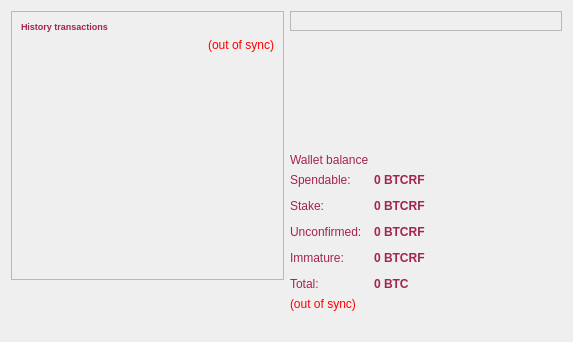
<?xml version="1.0" encoding="UTF-8"?>
<ui version="4.0">
 <class>OverviewPage</class>
 <widget class="QWidget" name="OverviewPage">
  <property name="geometry">
   <rect>
    <x>0</x>
    <y>0</y>
    <width>573</width>
    <height>342</height>
   </rect>
  </property>
  <property name="windowTitle">
   <string>Form</string>
  </property>
  <layout class="QHBoxLayout" name="horizontalLayout" stretch="1,1">
   <item>
    <layout class="QVBoxLayout" name="verticalLayout_2">
     <item>
      <widget class="QFrame" name="frame">
       <property name="frameShape">
        <enum>QFrame::StyledPanel</enum>
       </property>
       <property name="frameShadow">
        <enum>QFrame::Raised</enum>
       </property>
       <layout class="QVBoxLayout" name="verticalLayout_4">
        <item>
         <layout class="QHBoxLayout" name="horizontalLayout_4"/>
        </item>
        <item>
         <widget class="QLabel" name="label_4">
          <property name="palette">
           <palette>
            <active>
             <colorrole role="WindowText">
              <brush brushstyle="SolidPattern">
               <color alpha="255">
                <red>164</red>
                <green>35</green>
                <blue>82</blue>
               </color>
              </brush>
             </colorrole>
             <colorrole role="Text">
              <brush brushstyle="SolidPattern">
               <color alpha="255">
                <red>164</red>
                <green>35</green>
                <blue>82</blue>
               </color>
              </brush>
             </colorrole>
            </active>
            <inactive>
             <colorrole role="WindowText">
              <brush brushstyle="SolidPattern">
               <color alpha="255">
                <red>164</red>
                <green>35</green>
                <blue>82</blue>
               </color>
              </brush>
             </colorrole>
             <colorrole role="Text">
              <brush brushstyle="SolidPattern">
               <color alpha="255">
                <red>164</red>
                <green>35</green>
                <blue>82</blue>
               </color>
              </brush>
             </colorrole>
            </inactive>
            <disabled>
             <colorrole role="WindowText">
              <brush brushstyle="SolidPattern">
               <color alpha="255">
                <red>120</red>
                <green>120</green>
                <blue>120</blue>
               </color>
              </brush>
             </colorrole>
             <colorrole role="Text">
              <brush brushstyle="SolidPattern">
               <color alpha="255">
                <red>120</red>
                <green>120</green>
                <blue>120</blue>
               </color>
              </brush>
             </colorrole>
            </disabled>
           </palette>
          </property>
          <property name="font">
           <font>
            <pointsize>7</pointsize>
           </font>
          </property>
          <property name="text">
           <string>&lt;html&gt;&lt;head/&gt;&lt;body&gt;&lt;p&gt;&lt;span style=&quot; font-weight:600;&quot;&gt;History transactions&lt;/span&gt;&lt;/p&gt;&lt;/body&gt;&lt;/html&gt;</string>
          </property>
         </widget>
        </item>
        <item>
         <widget class="QLabel" name="labelTransactionsStatus">
          <property name="toolTip">
           <string>The displayed information may be out of date. Your wallet automatically synchronizes with the BitcoinRefill network after a connection is established, but this process has not completed yet.</string>
          </property>
          <property name="styleSheet">
           <string notr="true">QLabel { color: red; }</string>
          </property>
          <property name="text">
           <string notr="true">(out of sync)</string>
          </property>
          <property name="alignment">
           <set>Qt::AlignRight|Qt::AlignTrailing|Qt::AlignVCenter</set>
          </property>
         </widget>
        </item>
        <item>
         <widget class="QListView" name="listTransactions">
          <property name="styleSheet">
           <string notr="true">QListView { background: transparent; }</string>
          </property>
          <property name="frameShape">
           <enum>QFrame::NoFrame</enum>
          </property>
          <property name="verticalScrollBarPolicy">
           <enum>Qt::ScrollBarAlwaysOff</enum>
          </property>
          <property name="horizontalScrollBarPolicy">
           <enum>Qt::ScrollBarAlwaysOff</enum>
          </property>
          <property name="selectionMode">
           <enum>QAbstractItemView::NoSelection</enum>
          </property>
         </widget>
        </item>
        <item>
         <spacer name="horizontalSpacer">
          <property name="orientation">
           <enum>Qt::Horizontal</enum>
          </property>
          <property name="sizeHint" stdset="0">
           <size>
            <width>40</width>
            <height>20</height>
           </size>
          </property>
         </spacer>
        </item>
       </layout>
      </widget>
     </item>
     <item>
      <spacer name="verticalSpacer">
       <property name="orientation">
        <enum>Qt::Vertical</enum>
       </property>
       <property name="sizeHint" stdset="0">
        <size>
         <width>20</width>
         <height>40</height>
        </size>
       </property>
      </spacer>
     </item>
    </layout>
   </item>
   <item>
    <layout class="QVBoxLayout" name="verticalLayout_3">
     <item>
      <widget class="QFrame" name="frame_2">
       <property name="frameShape">
        <enum>QFrame::StyledPanel</enum>
       </property>
       <property name="frameShadow">
        <enum>QFrame::Raised</enum>
       </property>
       <layout class="QVBoxLayout" name="verticalLayout">
        <item>
         <layout class="QHBoxLayout" name="horizontalLayout_2"/>
        </item>
       </layout>
      </widget>
     </item>
     <item>
      <spacer name="verticalSpacer_2">
       <property name="orientation">
        <enum>Qt::Vertical</enum>
       </property>
       <property name="sizeHint" stdset="0">
        <size>
         <width>20</width>
         <height>40</height>
        </size>
       </property>
      </spacer>
     </item>
     <item>
      <widget class="QLabel" name="label_5">
       <property name="palette">
        <palette>
         <active>
          <colorrole role="WindowText">
           <brush brushstyle="SolidPattern">
            <color alpha="255">
             <red>164</red>
             <green>35</green>
             <blue>82</blue>
            </color>
           </brush>
          </colorrole>
          <colorrole role="Text">
           <brush brushstyle="SolidPattern">
            <color alpha="255">
             <red>164</red>
             <green>35</green>
             <blue>82</blue>
            </color>
           </brush>
          </colorrole>
         </active>
         <inactive>
          <colorrole role="WindowText">
           <brush brushstyle="SolidPattern">
            <color alpha="255">
             <red>164</red>
             <green>35</green>
             <blue>82</blue>
            </color>
           </brush>
          </colorrole>
          <colorrole role="Text">
           <brush brushstyle="SolidPattern">
            <color alpha="255">
             <red>164</red>
             <green>35</green>
             <blue>82</blue>
            </color>
           </brush>
          </colorrole>
         </inactive>
         <disabled>
          <colorrole role="WindowText">
           <brush brushstyle="SolidPattern">
            <color alpha="255">
             <red>120</red>
             <green>120</green>
             <blue>120</blue>
            </color>
           </brush>
          </colorrole>
          <colorrole role="Text">
           <brush brushstyle="SolidPattern">
            <color alpha="255">
             <red>120</red>
             <green>120</green>
             <blue>120</blue>
            </color>
           </brush>
          </colorrole>
         </disabled>
        </palette>
       </property>
       <property name="font">
        <font>
         <pointsize>9</pointsize>
         <weight>50</weight>
         <bold>false</bold>
        </font>
       </property>
       <property name="text">
        <string>Wallet balance</string>
       </property>
      </widget>
     </item>
     <item>
      <layout class="QFormLayout" name="formLayout_2">
       <property name="fieldGrowthPolicy">
        <enum>QFormLayout::AllNonFixedFieldsGrow</enum>
       </property>
       <property name="horizontalSpacing">
        <number>12</number>
       </property>
       <property name="verticalSpacing">
        <number>12</number>
       </property>
       <item row="0" column="0">
        <widget class="QLabel" name="label">
         <property name="palette">
          <palette>
           <active>
            <colorrole role="WindowText">
             <brush brushstyle="SolidPattern">
              <color alpha="255">
               <red>164</red>
               <green>35</green>
               <blue>82</blue>
              </color>
             </brush>
            </colorrole>
            <colorrole role="Text">
             <brush brushstyle="SolidPattern">
              <color alpha="255">
               <red>164</red>
               <green>35</green>
               <blue>82</blue>
              </color>
             </brush>
            </colorrole>
           </active>
           <inactive>
            <colorrole role="WindowText">
             <brush brushstyle="SolidPattern">
              <color alpha="255">
               <red>164</red>
               <green>35</green>
               <blue>82</blue>
              </color>
             </brush>
            </colorrole>
            <colorrole role="Text">
             <brush brushstyle="SolidPattern">
              <color alpha="255">
               <red>164</red>
               <green>35</green>
               <blue>82</blue>
              </color>
             </brush>
            </colorrole>
           </inactive>
           <disabled>
            <colorrole role="WindowText">
             <brush brushstyle="SolidPattern">
              <color alpha="255">
               <red>120</red>
               <green>120</green>
               <blue>120</blue>
              </color>
             </brush>
            </colorrole>
            <colorrole role="Text">
             <brush brushstyle="SolidPattern">
              <color alpha="255">
               <red>120</red>
               <green>120</green>
               <blue>120</blue>
              </color>
             </brush>
            </colorrole>
           </disabled>
          </palette>
         </property>
         <property name="text">
          <string>Spendable:</string>
         </property>
        </widget>
       </item>
       <item row="0" column="1">
        <widget class="QLabel" name="labelBalance">
         <property name="palette">
          <palette>
           <active>
            <colorrole role="WindowText">
             <brush brushstyle="SolidPattern">
              <color alpha="255">
               <red>164</red>
               <green>35</green>
               <blue>82</blue>
              </color>
             </brush>
            </colorrole>
            <colorrole role="Text">
             <brush brushstyle="SolidPattern">
              <color alpha="255">
               <red>164</red>
               <green>35</green>
               <blue>82</blue>
              </color>
             </brush>
            </colorrole>
           </active>
           <inactive>
            <colorrole role="WindowText">
             <brush brushstyle="SolidPattern">
              <color alpha="255">
               <red>164</red>
               <green>35</green>
               <blue>82</blue>
              </color>
             </brush>
            </colorrole>
            <colorrole role="Text">
             <brush brushstyle="SolidPattern">
              <color alpha="255">
               <red>164</red>
               <green>35</green>
               <blue>82</blue>
              </color>
             </brush>
            </colorrole>
           </inactive>
           <disabled>
            <colorrole role="WindowText">
             <brush brushstyle="SolidPattern">
              <color alpha="255">
               <red>120</red>
               <green>120</green>
               <blue>120</blue>
              </color>
             </brush>
            </colorrole>
            <colorrole role="Text">
             <brush brushstyle="SolidPattern">
              <color alpha="255">
               <red>120</red>
               <green>120</green>
               <blue>120</blue>
              </color>
             </brush>
            </colorrole>
           </disabled>
          </palette>
         </property>
         <property name="font">
          <font>
           <weight>75</weight>
           <bold>true</bold>
          </font>
         </property>
         <property name="cursor">
          <cursorShape>IBeamCursor</cursorShape>
         </property>
         <property name="toolTip">
          <string>Your current spendable balance</string>
         </property>
         <property name="text">
          <string notr="true">0 BTCRF</string>
         </property>
         <property name="textInteractionFlags">
          <set>Qt::LinksAccessibleByMouse|Qt::TextSelectableByKeyboard|Qt::TextSelectableByMouse</set>
         </property>
        </widget>
       </item>
       <item row="1" column="0">
        <widget class="QLabel" name="label_6">
         <property name="palette">
          <palette>
           <active>
            <colorrole role="WindowText">
             <brush brushstyle="SolidPattern">
              <color alpha="255">
               <red>164</red>
               <green>35</green>
               <blue>82</blue>
              </color>
             </brush>
            </colorrole>
            <colorrole role="Text">
             <brush brushstyle="SolidPattern">
              <color alpha="255">
               <red>164</red>
               <green>35</green>
               <blue>82</blue>
              </color>
             </brush>
            </colorrole>
           </active>
           <inactive>
            <colorrole role="WindowText">
             <brush brushstyle="SolidPattern">
              <color alpha="255">
               <red>164</red>
               <green>35</green>
               <blue>82</blue>
              </color>
             </brush>
            </colorrole>
            <colorrole role="Text">
             <brush brushstyle="SolidPattern">
              <color alpha="255">
               <red>164</red>
               <green>35</green>
               <blue>82</blue>
              </color>
             </brush>
            </colorrole>
           </inactive>
           <disabled>
            <colorrole role="WindowText">
             <brush brushstyle="SolidPattern">
              <color alpha="255">
               <red>120</red>
               <green>120</green>
               <blue>120</blue>
              </color>
             </brush>
            </colorrole>
            <colorrole role="Text">
             <brush brushstyle="SolidPattern">
              <color alpha="255">
               <red>120</red>
               <green>120</green>
               <blue>120</blue>
              </color>
             </brush>
            </colorrole>
           </disabled>
          </palette>
         </property>
         <property name="text">
          <string>Stake:</string>
         </property>
        </widget>
       </item>
       <item row="1" column="1">
        <widget class="QLabel" name="labelStake">
         <property name="palette">
          <palette>
           <active>
            <colorrole role="WindowText">
             <brush brushstyle="SolidPattern">
              <color alpha="255">
               <red>164</red>
               <green>35</green>
               <blue>82</blue>
              </color>
             </brush>
            </colorrole>
            <colorrole role="Text">
             <brush brushstyle="SolidPattern">
              <color alpha="255">
               <red>164</red>
               <green>35</green>
               <blue>82</blue>
              </color>
             </brush>
            </colorrole>
           </active>
           <inactive>
            <colorrole role="WindowText">
             <brush brushstyle="SolidPattern">
              <color alpha="255">
               <red>164</red>
               <green>35</green>
               <blue>82</blue>
              </color>
             </brush>
            </colorrole>
            <colorrole role="Text">
             <brush brushstyle="SolidPattern">
              <color alpha="255">
               <red>164</red>
               <green>35</green>
               <blue>82</blue>
              </color>
             </brush>
            </colorrole>
           </inactive>
           <disabled>
            <colorrole role="WindowText">
             <brush brushstyle="SolidPattern">
              <color alpha="255">
               <red>120</red>
               <green>120</green>
               <blue>120</blue>
              </color>
             </brush>
            </colorrole>
            <colorrole role="Text">
             <brush brushstyle="SolidPattern">
              <color alpha="255">
               <red>120</red>
               <green>120</green>
               <blue>120</blue>
              </color>
             </brush>
            </colorrole>
           </disabled>
          </palette>
         </property>
         <property name="font">
          <font>
           <weight>75</weight>
           <bold>true</bold>
          </font>
         </property>
         <property name="cursor">
          <cursorShape>IBeamCursor</cursorShape>
         </property>
         <property name="toolTip">
          <string>Total of coins that was staked, and do not yet count toward the current balance</string>
         </property>
         <property name="text">
          <string notr="true">0 BTCRF</string>
         </property>
         <property name="textInteractionFlags">
          <set>Qt::LinksAccessibleByMouse|Qt::TextSelectableByKeyboard|Qt::TextSelectableByMouse</set>
         </property>
        </widget>
       </item>
       <item row="2" column="0">
        <widget class="QLabel" name="label_3">
         <property name="palette">
          <palette>
           <active>
            <colorrole role="WindowText">
             <brush brushstyle="SolidPattern">
              <color alpha="255">
               <red>164</red>
               <green>35</green>
               <blue>82</blue>
              </color>
             </brush>
            </colorrole>
            <colorrole role="Text">
             <brush brushstyle="SolidPattern">
              <color alpha="255">
               <red>164</red>
               <green>35</green>
               <blue>82</blue>
              </color>
             </brush>
            </colorrole>
           </active>
           <inactive>
            <colorrole role="WindowText">
             <brush brushstyle="SolidPattern">
              <color alpha="255">
               <red>164</red>
               <green>35</green>
               <blue>82</blue>
              </color>
             </brush>
            </colorrole>
            <colorrole role="Text">
             <brush brushstyle="SolidPattern">
              <color alpha="255">
               <red>164</red>
               <green>35</green>
               <blue>82</blue>
              </color>
             </brush>
            </colorrole>
           </inactive>
           <disabled>
            <colorrole role="WindowText">
             <brush brushstyle="SolidPattern">
              <color alpha="255">
               <red>120</red>
               <green>120</green>
               <blue>120</blue>
              </color>
             </brush>
            </colorrole>
            <colorrole role="Text">
             <brush brushstyle="SolidPattern">
              <color alpha="255">
               <red>120</red>
               <green>120</green>
               <blue>120</blue>
              </color>
             </brush>
            </colorrole>
           </disabled>
          </palette>
         </property>
         <property name="text">
          <string>Unconfirmed:</string>
         </property>
        </widget>
       </item>
       <item row="2" column="1">
        <widget class="QLabel" name="labelUnconfirmed">
         <property name="palette">
          <palette>
           <active>
            <colorrole role="WindowText">
             <brush brushstyle="SolidPattern">
              <color alpha="255">
               <red>164</red>
               <green>35</green>
               <blue>82</blue>
              </color>
             </brush>
            </colorrole>
            <colorrole role="Text">
             <brush brushstyle="SolidPattern">
              <color alpha="255">
               <red>164</red>
               <green>35</green>
               <blue>82</blue>
              </color>
             </brush>
            </colorrole>
           </active>
           <inactive>
            <colorrole role="WindowText">
             <brush brushstyle="SolidPattern">
              <color alpha="255">
               <red>164</red>
               <green>35</green>
               <blue>82</blue>
              </color>
             </brush>
            </colorrole>
            <colorrole role="Text">
             <brush brushstyle="SolidPattern">
              <color alpha="255">
               <red>164</red>
               <green>35</green>
               <blue>82</blue>
              </color>
             </brush>
            </colorrole>
           </inactive>
           <disabled>
            <colorrole role="WindowText">
             <brush brushstyle="SolidPattern">
              <color alpha="255">
               <red>120</red>
               <green>120</green>
               <blue>120</blue>
              </color>
             </brush>
            </colorrole>
            <colorrole role="Text">
             <brush brushstyle="SolidPattern">
              <color alpha="255">
               <red>120</red>
               <green>120</green>
               <blue>120</blue>
              </color>
             </brush>
            </colorrole>
           </disabled>
          </palette>
         </property>
         <property name="font">
          <font>
           <weight>75</weight>
           <bold>true</bold>
          </font>
         </property>
         <property name="cursor">
          <cursorShape>IBeamCursor</cursorShape>
         </property>
         <property name="toolTip">
          <string>Total of transactions that have yet to be confirmed, and do not yet count toward the current balance</string>
         </property>
         <property name="text">
          <string notr="true">0 BTCRF</string>
         </property>
         <property name="textInteractionFlags">
          <set>Qt::LinksAccessibleByMouse|Qt::TextSelectableByKeyboard|Qt::TextSelectableByMouse</set>
         </property>
        </widget>
       </item>
       <item row="3" column="0">
        <widget class="QLabel" name="labelImmatureText">
         <property name="palette">
          <palette>
           <active>
            <colorrole role="WindowText">
             <brush brushstyle="SolidPattern">
              <color alpha="255">
               <red>164</red>
               <green>35</green>
               <blue>82</blue>
              </color>
             </brush>
            </colorrole>
            <colorrole role="Text">
             <brush brushstyle="SolidPattern">
              <color alpha="255">
               <red>164</red>
               <green>35</green>
               <blue>82</blue>
              </color>
             </brush>
            </colorrole>
           </active>
           <inactive>
            <colorrole role="WindowText">
             <brush brushstyle="SolidPattern">
              <color alpha="255">
               <red>164</red>
               <green>35</green>
               <blue>82</blue>
              </color>
             </brush>
            </colorrole>
            <colorrole role="Text">
             <brush brushstyle="SolidPattern">
              <color alpha="255">
               <red>164</red>
               <green>35</green>
               <blue>82</blue>
              </color>
             </brush>
            </colorrole>
           </inactive>
           <disabled>
            <colorrole role="WindowText">
             <brush brushstyle="SolidPattern">
              <color alpha="255">
               <red>120</red>
               <green>120</green>
               <blue>120</blue>
              </color>
             </brush>
            </colorrole>
            <colorrole role="Text">
             <brush brushstyle="SolidPattern">
              <color alpha="255">
               <red>120</red>
               <green>120</green>
               <blue>120</blue>
              </color>
             </brush>
            </colorrole>
           </disabled>
          </palette>
         </property>
         <property name="text">
          <string>Immature:</string>
         </property>
        </widget>
       </item>
       <item row="3" column="1">
        <widget class="QLabel" name="labelImmature">
         <property name="palette">
          <palette>
           <active>
            <colorrole role="WindowText">
             <brush brushstyle="SolidPattern">
              <color alpha="255">
               <red>164</red>
               <green>35</green>
               <blue>82</blue>
              </color>
             </brush>
            </colorrole>
            <colorrole role="Text">
             <brush brushstyle="SolidPattern">
              <color alpha="255">
               <red>164</red>
               <green>35</green>
               <blue>82</blue>
              </color>
             </brush>
            </colorrole>
           </active>
           <inactive>
            <colorrole role="WindowText">
             <brush brushstyle="SolidPattern">
              <color alpha="255">
               <red>164</red>
               <green>35</green>
               <blue>82</blue>
              </color>
             </brush>
            </colorrole>
            <colorrole role="Text">
             <brush brushstyle="SolidPattern">
              <color alpha="255">
               <red>164</red>
               <green>35</green>
               <blue>82</blue>
              </color>
             </brush>
            </colorrole>
           </inactive>
           <disabled>
            <colorrole role="WindowText">
             <brush brushstyle="SolidPattern">
              <color alpha="255">
               <red>120</red>
               <green>120</green>
               <blue>120</blue>
              </color>
             </brush>
            </colorrole>
            <colorrole role="Text">
             <brush brushstyle="SolidPattern">
              <color alpha="255">
               <red>120</red>
               <green>120</green>
               <blue>120</blue>
              </color>
             </brush>
            </colorrole>
           </disabled>
          </palette>
         </property>
         <property name="font">
          <font>
           <weight>75</weight>
           <bold>true</bold>
          </font>
         </property>
         <property name="toolTip">
          <string>Mined balance that has not yet matured</string>
         </property>
         <property name="text">
          <string notr="true">0 BTCRF</string>
         </property>
         <property name="textInteractionFlags">
          <set>Qt::LinksAccessibleByMouse|Qt::TextSelectableByKeyboard|Qt::TextSelectableByMouse</set>
         </property>
        </widget>
       </item>
       <item row="4" column="0">
        <widget class="QLabel" name="labelTotalText">
         <property name="palette">
          <palette>
           <active>
            <colorrole role="WindowText">
             <brush brushstyle="SolidPattern">
              <color alpha="255">
               <red>164</red>
               <green>35</green>
               <blue>82</blue>
              </color>
             </brush>
            </colorrole>
            <colorrole role="Text">
             <brush brushstyle="SolidPattern">
              <color alpha="255">
               <red>164</red>
               <green>35</green>
               <blue>82</blue>
              </color>
             </brush>
            </colorrole>
           </active>
           <inactive>
            <colorrole role="WindowText">
             <brush brushstyle="SolidPattern">
              <color alpha="255">
               <red>164</red>
               <green>35</green>
               <blue>82</blue>
              </color>
             </brush>
            </colorrole>
            <colorrole role="Text">
             <brush brushstyle="SolidPattern">
              <color alpha="255">
               <red>164</red>
               <green>35</green>
               <blue>82</blue>
              </color>
             </brush>
            </colorrole>
           </inactive>
           <disabled>
            <colorrole role="WindowText">
             <brush brushstyle="SolidPattern">
              <color alpha="255">
               <red>120</red>
               <green>120</green>
               <blue>120</blue>
              </color>
             </brush>
            </colorrole>
            <colorrole role="Text">
             <brush brushstyle="SolidPattern">
              <color alpha="255">
               <red>120</red>
               <green>120</green>
               <blue>120</blue>
              </color>
             </brush>
            </colorrole>
           </disabled>
          </palette>
         </property>
         <property name="text">
          <string>Total:</string>
         </property>
        </widget>
       </item>
       <item row="4" column="1">
        <widget class="QLabel" name="labelTotal">
         <property name="palette">
          <palette>
           <active>
            <colorrole role="WindowText">
             <brush brushstyle="SolidPattern">
              <color alpha="255">
               <red>164</red>
               <green>35</green>
               <blue>82</blue>
              </color>
             </brush>
            </colorrole>
            <colorrole role="Text">
             <brush brushstyle="SolidPattern">
              <color alpha="255">
               <red>164</red>
               <green>35</green>
               <blue>82</blue>
              </color>
             </brush>
            </colorrole>
           </active>
           <inactive>
            <colorrole role="WindowText">
             <brush brushstyle="SolidPattern">
              <color alpha="255">
               <red>164</red>
               <green>35</green>
               <blue>82</blue>
              </color>
             </brush>
            </colorrole>
            <colorrole role="Text">
             <brush brushstyle="SolidPattern">
              <color alpha="255">
               <red>164</red>
               <green>35</green>
               <blue>82</blue>
              </color>
             </brush>
            </colorrole>
           </inactive>
           <disabled>
            <colorrole role="WindowText">
             <brush brushstyle="SolidPattern">
              <color alpha="255">
               <red>120</red>
               <green>120</green>
               <blue>120</blue>
              </color>
             </brush>
            </colorrole>
            <colorrole role="Text">
             <brush brushstyle="SolidPattern">
              <color alpha="255">
               <red>120</red>
               <green>120</green>
               <blue>120</blue>
              </color>
             </brush>
            </colorrole>
           </disabled>
          </palette>
         </property>
         <property name="font">
          <font>
           <weight>75</weight>
           <bold>true</bold>
          </font>
         </property>
         <property name="cursor">
          <cursorShape>IBeamCursor</cursorShape>
         </property>
         <property name="toolTip">
          <string>Your current total balance</string>
         </property>
         <property name="text">
          <string notr="true">0 BTC</string>
         </property>
         <property name="textInteractionFlags">
          <set>Qt::LinksAccessibleByMouse|Qt::TextSelectableByKeyboard|Qt::TextSelectableByMouse</set>
         </property>
        </widget>
       </item>
      </layout>
     </item>
     <item>
      <widget class="QLabel" name="labelWalletStatus">
       <property name="toolTip">
        <string>The displayed information may be out of date. Your wallet automatically synchronizes with the BitcoinRefill network after a connection is established, but this process has not completed yet.</string>
       </property>
       <property name="styleSheet">
        <string notr="true">QLabel { color: red; }</string>
       </property>
       <property name="text">
        <string notr="true">(out of sync)</string>
       </property>
       <property name="alignment">
        <set>Qt::AlignLeading|Qt::AlignLeft|Qt::AlignVCenter</set>
       </property>
      </widget>
     </item>
     <item>
      <spacer name="horizontalSpacer_2">
       <property name="orientation">
        <enum>Qt::Horizontal</enum>
       </property>
       <property name="sizeHint" stdset="0">
        <size>
         <width>40</width>
         <height>20</height>
        </size>
       </property>
      </spacer>
     </item>
    </layout>
   </item>
  </layout>
 </widget>
 <resources/>
 <connections/>
</ui>
